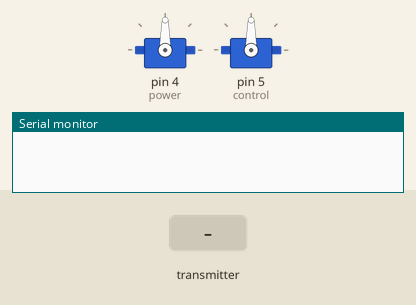
A sketch run on a simulated Arduino Uno, built with avr-gcc and run on an emulated ATmega328P. On the bench: 2 × servo, the last lines printed to the serial monitor. Inputs (shaded band) come from the test bench. No radio packets arrive unless stated.

Above: at 1.2 s.
1.3 s: the transmitter starts sending data.0 = 0
At 1.7 s:
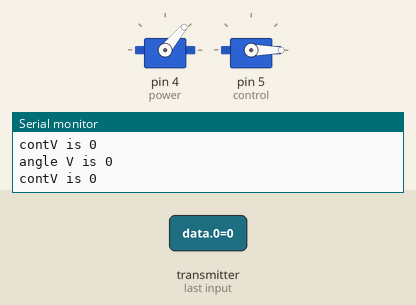
2.8 s: the transmitter starts sending data.0 = 256
At 4.0 s:
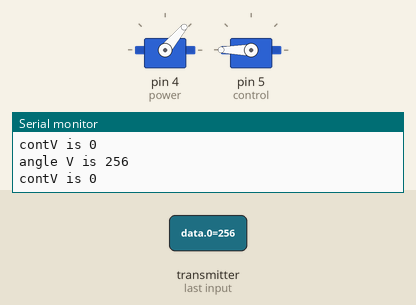
4.3 s: the transmitter starts sending data.0 = 1023
At 5.1 s:
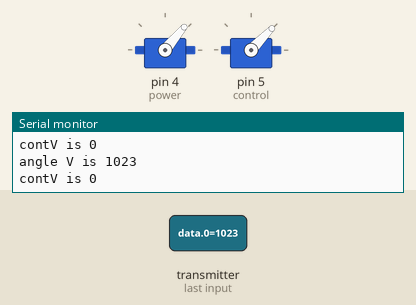
Timing chart, 0 to 7.3 s (numbered marks = the images above; inputs shaded):
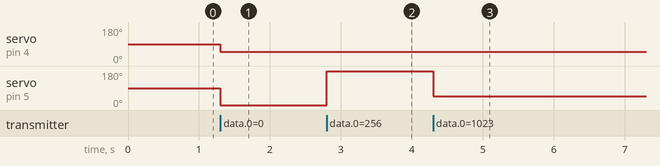

The sketch:

ATV_Test_Wireless_R.ino
```cpp
#include <SPI.h>
#include <nRF24L01.h>
#include <RF24.h>
#include <Servo.h>
RF24 radio(9, 10); // CE, CSN
const byte add[6] ="00001";
Servo power;
Servo control;
void setup() {
  power.attach(4);
  control.attach(5);
  radio.begin();
  radio.openReadingPipe(0,add); // 00002
  radio.setPALevel(RF24_PA_MIN);
    radio.startListening();
    Serial.begin(9600);
}
void loop() {

  if ( radio.available()) {
    while (radio.available()) {
     int data[2];
      int onOff=0;
      int angleV=0;
     radio.read(&data, sizeof(data));
     angleV = data[0];
      onOff= data[1];
      Serial.print("angle V is ");
      Serial.print(data[0]);
      Serial.println(" ");
      Serial.print("contV is ");
      Serial.print(data[1]);
      Serial.println(" ");
      control.write(angleV);
      if(onOff==1){
        power.write(45);
      }else if (onOff==-1){
        power.write(55);
      }else{
        power.write(50);
      }

    }

//    radio.stopListening();
//    buttonState = digitalRead(button);
//    radio.write(&buttonState, sizeof(buttonState));
//  }
}
}
```

Measured:
- after the input at 1.3 s, servo on pin 4 (power): 90° → 50° at once; servo on pin 5 (control): 90° → 0° at once
- after the input at 2.8 s, servo on pin 5 (control): 0° → 180° at once
- after the input at 4.3 s, servo on pin 5 (control): 180° → 46° at once
